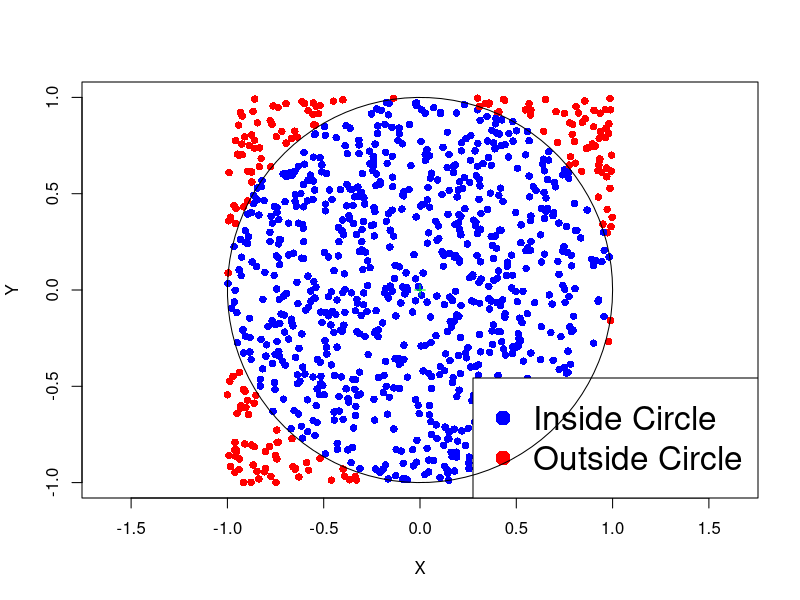
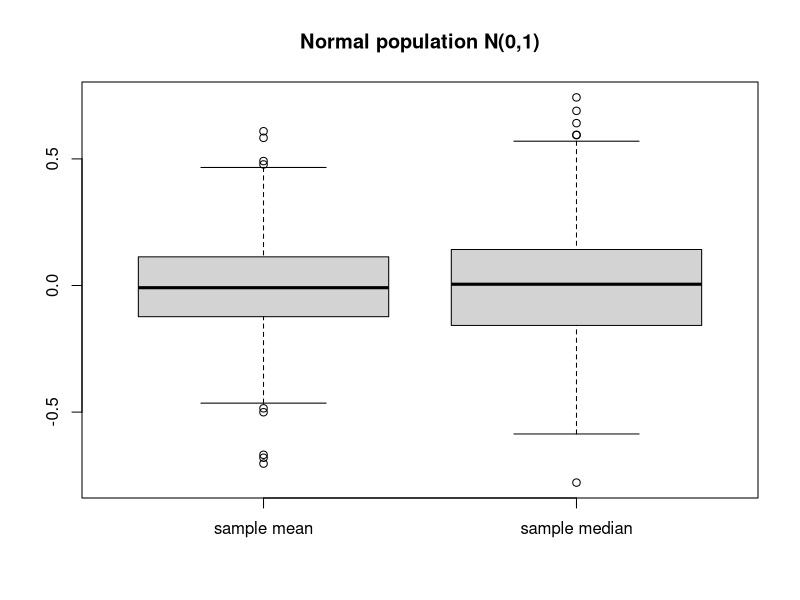
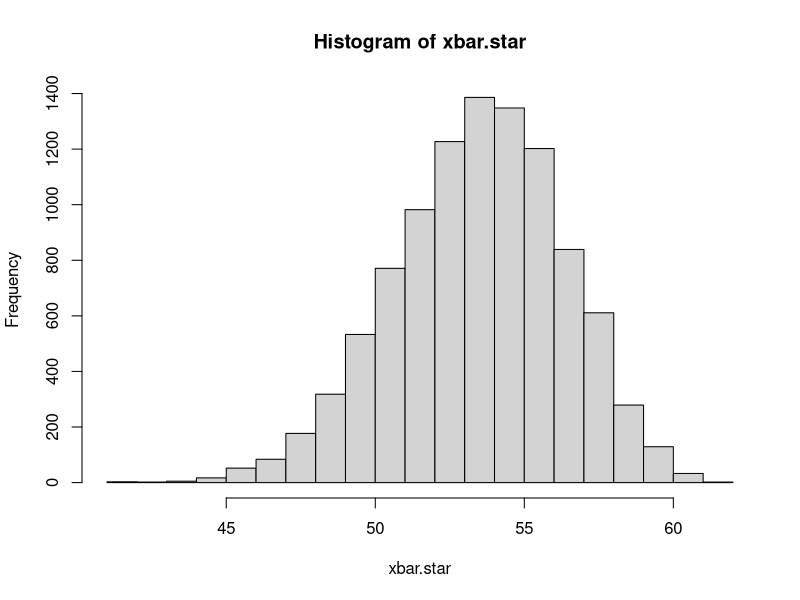

The R script that drew these images, in order:
## ---- chunk 1
manager.null.p <- c(51/1788, 103/1788, 144/1788, 
                    168/1788, 29/1788, 101/1788)
null.p <- rep(manager.null.p, c(3, 3, 3, 3, 3, 3))
print(round(null.p,2))
## ---- chunk 2
# Store matrix of counts into single R vector
counts <- c(27, 9, 15,
            54, 25, 24,
            84, 32, 28, 
            91, 37, 40,
            11, 10, 8,
            61, 12, 28)

# Store matrix of null probabilities into single R vector
# To avoid copy pasting, first store probabilities of each Manager
manager.null.p <- c(51/1788, 103/1788, 144/1788, 
                    168/1788, 29/1788, 101/1788)

# Repeat each entry 3 times 
null.p <- rep(manager.null.p, c(3, 3, 3, 3, 3, 3))

# Perform goodness-of-fit test
ans <- chisq.test(counts, p = null.p)

# Print answer
print(ans)
## ---- chunk 3
# Store each row into and R vector
row_1 <- c(2180, 871)
row_2 <- c(1820, 1400)
row_3 <- c(1703, 614)

# Assemble the rows into an R matrix
counts <- rbind(row_1, row_2, row_3)

# Perform chi-squared test of independence
ans <- chisq.test(counts)

# Print answer
print(ans)
## ---- chunk 4
# Store each row into and R vector
row_1 <- c(27, 9, 15)
row_2 <- c(54, 25, 24) 
row_3 <- c(84, 32, 28) 
row_4 <- c(91, 37, 40)
row_5 <- c(11, 10, 8)
row_6 <- c(61, 12, 28)

# Assemble the rows into an R matrix
counts <- rbind(row_1, row_2, row_3, row_4, row_5, row_6)

# Perform chi-squared test of independence
ans <- chisq.test(counts)

# Print answer
print(ans)
## ---- chunk 5
#| fig-asp: 1

R <- 1
niters <- 1000
total <- 0
in_circle <- 0

# Function to plot the points
plot_points <- function(x, y, R) {
  plot(x, y, col = ifelse(x^2 + y^2 <= R^2, "blue", "red"), pch = 16, xlab = "X", ylab = "Y", asp = 1, frame.plot = TRUE, xlim = c(-1,1), ylim = c(-1,1) )
  points(0, 0, col = "green", pch = 3)  # Plotting the center of the circle
  legend("bottomright", legend = c("Inside Circle", "Outside Circle"), col = c("blue", "red"), pch = 16, cex = 2)
  circle <- seq(0, 2 * pi, length.out = 100)
  lines(R * cos(circle), R * sin(circle))  # Plotting the circle
}

x <- runif(niters, -R, R)
y <- runif(niters, -R, R)
plot_points(x, y, R)

## ---- chunk 6
N <- 10000      # We do 100000 iterations and print every 10000
total <- 0      # Counts total number of points
in_circle <- 0  # Counts points falling in circle

for (j in 1:10) {   # This loop is for printing message every N iterations
  for (i in 1:N) {  # Loop in which points are counted
    x <- runif(1, -1, 1); y <- runif(1, -1, 1);  # sample point (x,y)
    if (x^2 + y^2 <= 1) {    
      in_circle <- in_circle + 1  # If (x,y) in circle increase counter
    }
    total <- total + 1  # Increase total counter (in any case)
  }
  
  pi_approx <- ( in_circle / total ) * 4  # Compute approximate area

  cat(sprintf("After %8d iterations pi is %.08f, error is %.08f\n",
     (j * N), pi_approx, abs(pi_approx - pi)))
}
## ---- chunk 7
set.seed(231) 

# Generate 1000 samples of size 10 from N(0,1) and compute sample mean
n <- 10; M <- 1000

sim.xbar <- replicate(M, mean(rnorm(n)))

# Print mean and variance of sample mean
cat("Expected value:", mean(sim.xbar), "  Variance:", var(sim.xbar))
## ---- chunk 8
set.seed(23) 

M <- 1000; n <- 30  
sim.mean <- replicate(M, mean(rnorm(n)))
sim.median <- replicate(M, median(rnorm(n)))

boxplot(list("sample mean" = sim.mean, 
             "sample median" = sim.median),
        main = "Normal population N(0,1)")
## ---- chunk 9
#| echo: true
# Roll two dice

sample(1:6, 2, replace = T)
## ---- chunk 10
#| echo: true

M <- 1000

sim.rolls <- replicate(M, sum( sample(1:6, 2, replace = T) ))

number.of.7s <- sum( sim.rolls == 7 )
p <- number.of.7s / M

cat("The estimated probability of rolling 7 is", p)
## ---- chunk 11
set.seed(231)

# Sample 100 times from N(0,1)
x <- rnorm(100)

# Compute confidence interval using t.test
interval <- t.test(x)$conf.int

# Save left and right extremes
a <- interval[1];   b <- interval[2]

cat("Simulated confidence interval: a =", a, "  b = ", b)
## ---- chunk 12
set.seed(231)

n <- 100; M <- 10000

intervals <- replicate(M, t.test(rnorm(n)) $ conf.int)

intervals[ ,1:5]
## ---- chunk 13
set.seed(231)

# Simulate M confidence intervals for the mean
n <- 100; M <- 10000

intervals <- replicate(M, t.test(rnorm(n)) $ conf.int)

# Save left and right extremes in vectors
a <- intervals[1, ];   b <- intervals[2, ]

# Check how many times mu = 0 belongs to (a,b)
mu.belongs <- sum( (a < 0) & (0 < b) )

# Estimate the probability that mu = 0 belongs to (a,b)
p <- mu.belongs / M

cat("mu = 0 belongs to the confidence interval with probability", p)
## ---- chunk 14
set.seed(22)

# Enter counts and null hypothesis probabilities
counts <- c(32, 15, 9, 4)
null.p <- c(0.5, 0.3, 0.15, 0.05)

# Compute total counts
m <- sum(counts)

# Compute expected counts
exp.counts <- m * null.p

# Compute the observed chi-squared statistic
obs.chi <- sum( (counts - exp.counts)^2 / exp.counts )

# Simulate M chi-squared statistics
M <- 10000

sim.chi.vect <- replicate(M, {
                # Simulate multinomial counts under null hypothesis
                sim.counts <- rmultinom(1, m, null.p)
                            
                # Compute chi-squared statistic from the simulated counts
                sim.chi <- sum( (sim.counts - exp.counts )^2 / exp.counts)
                })

# Check how many simulated statistics are extreme
num.extreme <- sum( sim.chi.vect >= obs.chi )

# Estimate the p-value
sim.p.value <- num.extreme / M

# Perform chi-squared test using built-in R function
ans <- chisq.test(counts, p = null.p, simulate.p.value = T)

# Extract p-value from chi-squared test result
R.p.value <- ans$p.value

# Print p-values for comparison
cat("\nOur simulated p-value is:", sim.p.value)
cat("\nR simulated p-value is:", R.p.value)
## ---- chunk 15
# Enter original sample and compute size
x <- c(36, 40, 46, 54, 57, 58, 59, 60, 62, 63)
n <- length(x)

# Bootstrap sample mean B = 10,000 times
B <- 10000

xbar.star <- replicate(B, {
                       x.star <- sample(x, n, replace = TRUE)
                       xbar.star <- mean(x.star)
                      })

# Plot histogram
hist(xbar.star)
## ---- chunk 16
# Enter original sample and compute size
x <- c(11.4, 13.1, 14.7, 14.7, 15.0, 15.5, 15.6, 15.9, 16.0, 16.8)
n <- length(x)

# Bootstrap sample mean B = 10,000 times
B <- 10000

xbar.star <- replicate(B, {
                       x.star <- sample(x, n, replace = TRUE)
                       xbar.star <- mean(x.star)
                      })

# Compute 95% CI from bootstrap samples
alpha <- 0.05
boot.CI <- quantile(xbar.star, probs = c(alpha/2, 1-alpha/2))

# Compute 95% t-test CI
t.test.CI <- t.test(x)$conf.int

# Print results
cat("Bootstrap Confidence Interval (95%):", boot.CI)
cat("\nt-test Confidence Interval (95%):", t.test.CI)
